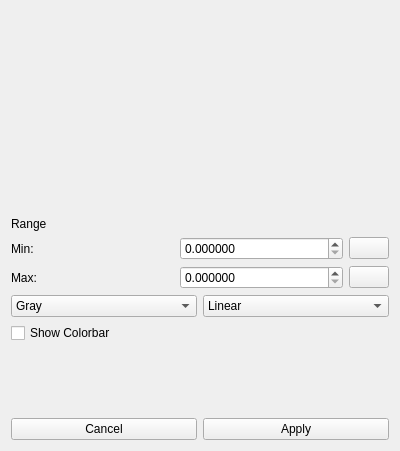
<?xml version="1.0" encoding="UTF-8"?>
<ui version="4.0">
 <class>LutCustomize</class>
 <widget class="QWidget" name="LutCustomize">
  <property name="geometry">
   <rect>
    <x>0</x>
    <y>0</y>
    <width>400</width>
    <height>451</height>
   </rect>
  </property>
  <property name="windowTitle">
   <string>Form</string>
  </property>
  <layout class="QVBoxLayout" name="verticalLayout">
   <item>
    <widget class="QCustomPlot" name="histogramWidget" native="true">
     <property name="sizePolicy">
      <sizepolicy hsizetype="Preferred" vsizetype="MinimumExpanding">
       <horstretch>0</horstretch>
       <verstretch>0</verstretch>
      </sizepolicy>
     </property>
     <property name="minimumSize">
      <size>
       <width>0</width>
       <height>200</height>
      </size>
     </property>
    </widget>
   </item>
   <item>
    <widget class="QLabel" name="label_3">
     <property name="text">
      <string>Range</string>
     </property>
    </widget>
   </item>
   <item>
    <layout class="QHBoxLayout" name="horizontalLayout_4">
     <item>
      <widget class="QLabel" name="label">
       <property name="text">
        <string>Min:</string>
       </property>
      </widget>
     </item>
     <item>
      <widget class="QDoubleSpinBox" name="fromSpinBox">
       <property name="decimals">
        <number>6</number>
       </property>
      </widget>
     </item>
     <item>
      <widget class="QPushButton" name="resetMinPushButton">
       <property name="sizePolicy">
        <sizepolicy hsizetype="Fixed" vsizetype="Fixed">
         <horstretch>0</horstretch>
         <verstretch>0</verstretch>
        </sizepolicy>
       </property>
       <property name="toolTip">
        <string>Reset Default Value</string>
       </property>
       <property name="text">
        <string/>
       </property>
       <property name="icon">
        <iconset>
         <normalon>:/icons/reset.png</normalon>
        </iconset>
       </property>
      </widget>
     </item>
    </layout>
   </item>
   <item>
    <layout class="QHBoxLayout" name="horizontalLayout_5">
     <item>
      <widget class="QLabel" name="label_2">
       <property name="text">
        <string>Max:</string>
       </property>
      </widget>
     </item>
     <item>
      <widget class="QDoubleSpinBox" name="toSpinBox">
       <property name="decimals">
        <number>6</number>
       </property>
      </widget>
     </item>
     <item>
      <widget class="QPushButton" name="resetMaxPushButton">
       <property name="sizePolicy">
        <sizepolicy hsizetype="Fixed" vsizetype="Fixed">
         <horstretch>0</horstretch>
         <verstretch>0</verstretch>
        </sizepolicy>
       </property>
       <property name="toolTip">
        <string>Reset Default Value</string>
       </property>
       <property name="text">
        <string/>
       </property>
       <property name="icon">
        <iconset>
         <normalon>:/icons/reset.png</normalon>
        </iconset>
       </property>
      </widget>
     </item>
    </layout>
   </item>
   <item>
    <layout class="QHBoxLayout" name="horizontalLayout_2">
     <item>
      <widget class="QComboBox" name="lutComboBox">
       <item>
        <property name="text">
         <string>Gray</string>
        </property>
       </item>
       <item>
        <property name="text">
         <string>Default</string>
        </property>
       </item>
       <item>
        <property name="text">
         <string>Default Step</string>
        </property>
       </item>
       <item>
        <property name="text">
         <string>EField</string>
        </property>
       </item>
       <item>
        <property name="text">
         <string>Glow</string>
        </property>
       </item>
       <item>
        <property name="text">
         <string>MinMax</string>
        </property>
       </item>
       <item>
        <property name="text">
         <string>PhysicsContour</string>
        </property>
       </item>
       <item>
        <property name="text">
         <string>PureRed</string>
        </property>
       </item>
       <item>
        <property name="text">
         <string>PureGreen</string>
        </property>
       </item>
       <item>
        <property name="text">
         <string>PureBlue</string>
        </property>
       </item>
       <item>
        <property name="text">
         <string>Run1</string>
        </property>
       </item>
       <item>
        <property name="text">
         <string>Run2</string>
        </property>
       </item>
       <item>
        <property name="text">
         <string>Sar</string>
        </property>
       </item>
       <item>
        <property name="text">
         <string>Temperature</string>
        </property>
       </item>
       <item>
        <property name="text">
         <string>TenStep</string>
        </property>
       </item>
       <item>
        <property name="text">
         <string>VolRenGlow</string>
        </property>
       </item>
       <item>
        <property name="text">
         <string>VolRenGreen</string>
        </property>
       </item>
       <item>
        <property name="text">
         <string>VolRenRGB</string>
        </property>
       </item>
       <item>
        <property name="text">
         <string>VolRenTwoLev</string>
        </property>
       </item>
       <item>
        <property name="text">
         <string>AllYellow</string>
        </property>
       </item>
       <item>
        <property name="text">
         <string>AllCyan</string>
        </property>
       </item>
       <item>
        <property name="text">
         <string>AllViolet</string>
        </property>
       </item>
       <item>
        <property name="text">
         <string>AllWhite</string>
        </property>
       </item>
       <item>
        <property name="text">
         <string>AllBlack</string>
        </property>
       </item>
       <item>
        <property name="text">
         <string>AllRed</string>
        </property>
       </item>
       <item>
        <property name="text">
         <string>AllGreen</string>
        </property>
       </item>
       <item>
        <property name="text">
         <string>AllBlu</string>
        </property>
       </item>
      </widget>
     </item>
     <item>
      <widget class="QComboBox" name="scalingComboBox">
       <item>
        <property name="text">
         <string>Linear</string>
        </property>
       </item>
       <item>
        <property name="text">
         <string>Log</string>
        </property>
       </item>
      </widget>
     </item>
    </layout>
   </item>
   <item>
    <widget class="QCheckBox" name="ShowColorbarCheckBox">
     <property name="text">
      <string>Show Colorbar</string>
     </property>
     <property name="checked">
      <bool>false</bool>
     </property>
    </widget>
   </item>
   <item>
    <spacer name="verticalSpacer">
     <property name="orientation">
      <enum>Qt::Vertical</enum>
     </property>
     <property name="sizeHint" stdset="0">
      <size>
       <width>20</width>
       <height>40</height>
      </size>
     </property>
    </spacer>
   </item>
   <item>
    <layout class="QHBoxLayout" name="horizontalLayout">
     <item>
      <widget class="QPushButton" name="cancelPushButton">
       <property name="text">
        <string>Cancel</string>
       </property>
      </widget>
     </item>
     <item>
      <widget class="QPushButton" name="okPushButton">
       <property name="text">
        <string>Apply</string>
       </property>
      </widget>
     </item>
    </layout>
   </item>
  </layout>
 </widget>
 <customwidgets>
  <customwidget>
   <class>QCustomPlot</class>
   <extends>QWidget</extends>
   <header>src/qcustomplot.h</header>
   <container>1</container>
  </customwidget>
 </customwidgets>
 <resources/>
 <connections/>
</ui>
